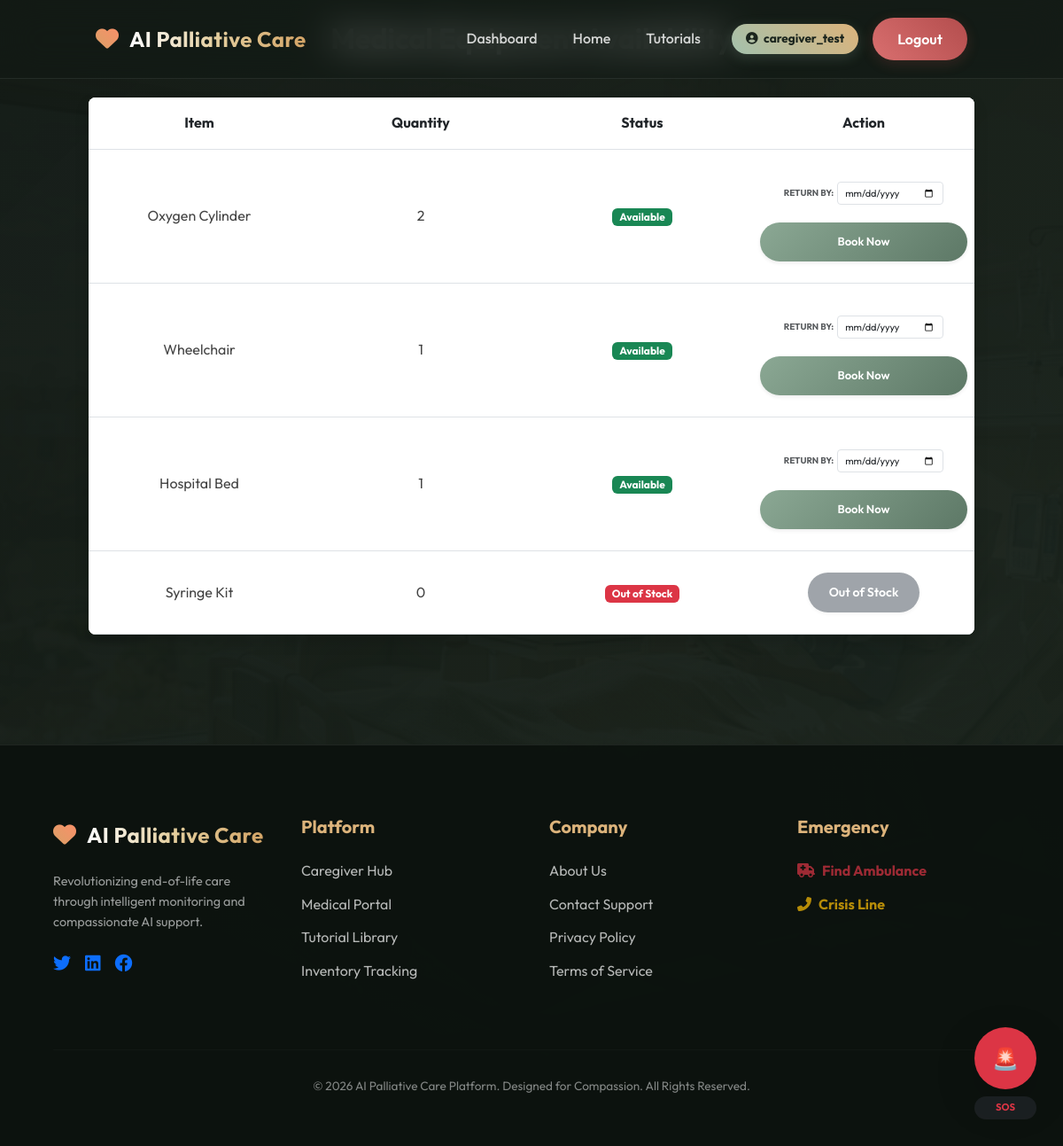
Page /medical_items (signed in) on the committed database.
### tables this page shows
CREATE TABLE medical_items(
        id INTEGER PRIMARY KEY AUTOINCREMENT,
        item_name TEXT,
        quantity INTEGER,
        status TEXT
    );

### app.py (the view)
@app.route("/medical_items")
def medical_items():
    if "user" not in session:
        return redirect("/login")
    conn = get_db()
    items = conn.execute("SELECT * FROM medical_items").fetchall()
    return render_template("medical_items.html", items=items, today_date=str(date.today()))

### app.py (called while the page is built)
@app.after_request
def add_header(response):
    response.cache_control.no_store = True
    response.cache_control.no_cache = True
    response.cache_control.must_revalidate = True
    response.cache_control.max_age = 0
    return response

def get_db():
    if 'db' not in g:
        g.db = sqlite3.connect(DB, timeout=20)
        g.db.row_factory = sqlite3.Row
        g.db.execute("PRAGMA journal_mode=WAL")
    return g.db

### templates/medical_items.html (shortened to what this page needs)
{% extends "base.html" %}
{% block content %}
<div class="container py-4">
    <h2 class="text-center fw-bold text-white mb-5" style="text-shadow: 0 2px 4px rgba(0,0,0,0.5);">Medical Equipment Availability</h2>
    <div class="table-responsive mx-auto shadow" style="max-width: 1000px; border-radius: 8px; overflow: hidden;">
        <table class="table table-hover text-center align-middle m-0" style="background: white;">
            <thead class="bg-light text-dark shadow-sm">
                <tr>
                    <th scope="col" class="py-3" style="width: 25%; font-weight: bold;">Item</th>
                    <th scope="col" class="py-3" style="width: 25%; font-weight: bold;">Quantity</th>
                    <th scope="col" class="py-3" style="width: 25%; font-weight: bold;">Status</th>
                    {% if session.role in ['admin', 'caregiver'] %}
                    <th scope="col" class="py-3" style="width: 25%; font-weight: bold;">Action</th>
                    {% endif %}
                </tr>
            </thead>
            <tbody>
                {% for item in items %}
                <tr>
                    <td class="py-4" style="color: #444;">{{ item.item_name }}</td>
                    <td class="py-4" style="color: #444;">{{ item.quantity }}</td>
                    <td class="py-4" style="color: #444;">
                        <span class="badge {% if item.status == 'Available' %}bg-success{% elif item.status == 'Limited' %}bg-warning{% else %}bg-danger{% endif %}">
                            {{ item.status }}
                        </span>
                    </td>
                    <td class="py-4">
                        {% if session.role == 'admin' %}
                        <a href="/update_item/{{ item.id }}" class="btn text-white rounded-pill px-4 shadow-sm" style="background: #7ca087; font-weight: 600; font-size: 14px;">
                            Update
                        </a>
                        {% elif session.role == 'caregiver' %}
                            {% if item.quantity > 0 %}
                            <form action="/book_item/{{ item.id }}" method="POST" class="d-flex flex-column gap-2 align-items-center">
                                <div class="d-flex align-items-center gap-1">
                                    <label class="small fw-bold text-muted" style="font-size: 10px;">RETURN BY:</label>
                                    <input type="date" name="return_date" class="form-control form-control-sm" style="width: 120px; font-size: 11px;" required min="{{ today_date }}">
                                </div>
                                <button type="submit" class="btn btn-primary rounded-pill px-4 shadow-sm w-100" style="font-weight: 600; font-size: 13px;">
                                    Book Now
                                </button>
                            </form>
                            {% else %}
                            <button class="btn btn-secondary rounded-pill px-4 shadow-sm" disabled style="font-weight: 600; font-size: 14px;">
                                Out of Stock
                            </button>
                            {% endif %}
                        {% endif %}
                    </td>
                </tr>
                {% else %}
                <tr>
                    <td colspan="5" class="py-4">No medical items found.</td>
                </tr>
                {% endfor %}
            </tbody>
        </table>
</div>
{% endblock %}

### static/css/style.css (style rules this page uses)
:root { --primary: #a3c1ad; --secondary: #dcb37b; --dark: #121914; --glass: rgba(255, 255, 255, 0.03); --glass-border: rgba(255, 255, 255, 0.08); --transition: all 0.4s cubic-bezier(0.2, 1, 0.3, 1); }
body { font-family: 'Outfit', sans-serif; margin: 0; background: linear-gradient(135deg, rgba(18, 25, 20, 0.98), rgba(25, 35, 28, 0.96)), url('../images/real_ward.png') center/cover fixed; color: #fdfdfd; min-height: 100vh; overflow-x: hidden; line-height: 1.6; }
.container { padding: 20px; padding-top: 100px; }
.btn { padding: 12px 28px; border-radius: 30px; font-weight: 600; transition: var(--transition); border: none; cursor: pointer; text-decoration: none; display: inline-flex; align-items: center; justify-content: center; gap: 8px; }
.btn-primary { background: linear-gradient(135deg, #8ba894, #5d7866); color: white; box-shadow: 0 4px 15px rgba(93, 120, 102, 0.3); }
input, select, textarea { width: 100%; padding: 14px 20px; margin: 12px 0; background: rgba(255, 255, 255, 0.05); border: 1px solid var(--glass-border); border-radius: 12px; color: white; font-family: inherit; transition: var(--transition); }

### rows in the picture
medical_items: item_name "Oxygen Cylinder", quantity "2", status "Available"
medical_items: item_name "Wheelchair", quantity "1", status "Available"
medical_items: item_name "Hospital Bed", quantity "1", status "Available"
medical_items: item_name "Syringe Kit", quantity "0", status "Out of Stock"

### other values in the picture
{{ session["user"] }} "caregiver_test"
